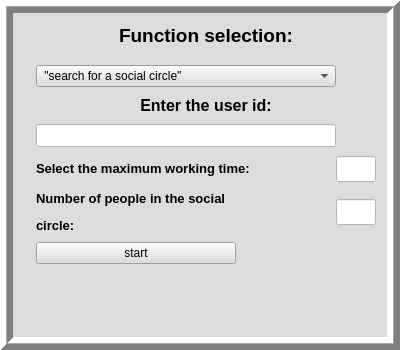
                 <widget class="QFrame" name="frame__vk_2_func_2">
                  <property name="sizePolicy">
                   <sizepolicy hsizetype="Maximum" vsizetype="Maximum">
                    <horstretch>0</horstretch>
                    <verstretch>0</verstretch>
                   </sizepolicy>
                  </property>
                  <property name="minimumSize">
                   <size>
                    <width>400</width>
                    <height>350</height>
                   </size>
                  </property>
                  <property name="maximumSize">
                   <size>
                    <width>420</width>
                    <height>350</height>
                   </size>
                  </property>
                  <property name="palette">
                   <palette>
                    <active>
                     <colorrole role="WindowText">
                      <brush brushstyle="SolidPattern">
                       <color alpha="255">
                        <red>0</red>
                        <green>0</green>
                        <blue>0</blue>
                       </color>
                      </brush>
                     </colorrole>
                     <colorrole role="Button">
                      <brush brushstyle="SolidPattern">
                       <color alpha="255">
                        <red>220</red>
                        <green>220</green>
                        <blue>220</blue>
                       </color>
                      </brush>
                     </colorrole>
                     <colorrole role="Light">
                      <brush brushstyle="SolidPattern">
                       <color alpha="255">
                        <red>255</red>
                        <green>255</green>
                        <blue>255</blue>
                       </color>
                      </brush>
                     </colorrole>
                     <colorrole role="Midlight">
                      <brush brushstyle="SolidPattern">
                       <color alpha="255">
                        <red>255</red>
                        <green>255</green>
                        <blue>255</blue>
                       </color>
                      </brush>
                     </colorrole>
                     <colorrole role="Dark">
                      <brush brushstyle="SolidPattern">
                       <color alpha="255">
                        <red>127</red>
                        <green>127</green>
                        <blue>127</blue>
                       </color>
                      </brush>
                     </colorrole>
                     <colorrole role="Mid">
                      <brush brushstyle="SolidPattern">
                       <color alpha="255">
                        <red>170</red>
                        <green>170</green>
                        <blue>170</blue>
                       </color>
                      </brush>
                     </colorrole>
                     <colorrole role="Text">
                      <brush brushstyle="SolidPattern">
                       <color alpha="255">
                        <red>0</red>
                        <green>0</green>
                        <blue>0</blue>
                       </color>
                      </brush>
                     </colorrole>
                     <colorrole role="BrightText">
                      <brush brushstyle="SolidPattern">
                       <color alpha="255">
                        <red>255</red>
                        <green>255</green>
                        <blue>255</blue>
                       </color>
                      </brush>
                     </colorrole>
                     <colorrole role="ButtonText">
                      <brush brushstyle="SolidPattern">
                       <color alpha="255">
                        <red>0</red>
                        <green>0</green>
                        <blue>0</blue>
                       </color>
                      </brush>
                     </colorrole>
                     <colorrole role="Base">
                      <brush brushstyle="SolidPattern">
                       <color alpha="255">
                        <red>220</red>
                        <green>220</green>
                        <blue>220</blue>
                       </color>
                      </brush>
                     </colorrole>
                     <colorrole role="Window">
                      <brush brushstyle="SolidPattern">
                       <color alpha="255">
                        <red>220</red>
                        <green>220</green>
                        <blue>220</blue>
                       </color>
                      </brush>
                     </colorrole>
                     <colorrole role="Shadow">
                      <brush brushstyle="SolidPattern">
                       <color alpha="255">
                        <red>0</red>
                        <green>0</green>
                        <blue>0</blue>
                       </color>
                      </brush>
                     </colorrole>
                     <colorrole role="AlternateBase">
                      <brush brushstyle="SolidPattern">
                       <color alpha="255">
                        <red>255</red>
                        <green>255</green>
                        <blue>255</blue>
                       </color>
                      </brush>
                     </colorrole>
                     <colorrole role="ToolTipBase">
                      <brush brushstyle="SolidPattern">
                       <color alpha="255">
                        <red>255</red>
                        <green>255</green>
                        <blue>220</blue>
                       </color>
                      </brush>
                     </colorrole>
                     <colorrole role="ToolTipText">
                      <brush brushstyle="SolidPattern">
                       <color alpha="255">
                        <red>0</red>
                        <green>0</green>
                        <blue>0</blue>
                       </color>
                      </brush>
                     </colorrole>
                     <colorrole role="PlaceholderText">
                      <brush brushstyle="SolidPattern">
                       <color alpha="128">
                        <red>0</red>
                        <green>0</green>
                        <blue>0</blue>
                       </color>
                      </brush>
                     </colorrole>
                    </active>
                    <inactive>
                     <colorrole role="WindowText">
                      <brush brushstyle="SolidPattern">
                       <color alpha="255">
                        <red>0</red>
                        <green>0</green>
                        <blue>0</blue>
                       </color>
                      </brush>
                     </colorrole>
                     <colorrole role="Button">
                      <brush brushstyle="SolidPattern">
                       <color alpha="255">
                        <red>220</red>
                        <green>220</green>
                        <blue>220</blue>
                       </color>
                      </brush>
                     </colorrole>
                     <colorrole role="Light">
                      <brush brushstyle="SolidPattern">
                       <color alpha="255">
                        <red>255</red>
                        <green>255</green>
                        <blue>255</blue>
                       </color>
                      </brush>
                     </colorrole>
                     <colorrole role="Midlight">
                      <brush brushstyle="SolidPattern">
                       <color alpha="255">
                        <red>255</red>
                        <green>255</green>
                        <blue>255</blue>
                       </color>
                      </brush>
                     </colorrole>
                     <colorrole role="Dark">
                      <brush brushstyle="SolidPattern">
                       <color alpha="255">
                        <red>127</red>
                        <green>127</green>
                        <blue>127</blue>
                       </color>
                      </brush>
                     </colorrole>
                     <colorrole role="Mid">
                      <brush brushstyle="SolidPattern">
                       <color alpha="255">
                        <red>170</red>
                        <green>170</green>
                        <blue>170</blue>
                       </color>
                      </brush>
                     </colorrole>
                     <colorrole role="Text">
                      <brush brushstyle="SolidPattern">
                       <color alpha="255">
                        <red>0</red>
                        <green>0</green>
                        <blue>0</blue>
                       </color>
                      </brush>
                     </colorrole>
                     <colorrole role="BrightText">
                      <brush brushstyle="SolidPattern">
                       <color alpha="255">
                        <red>255</red>
                        <green>255</green>
                        <blue>255</blue>
                       </color>
                      </brush>
                     </colorrole>
                     <colorrole role="ButtonText">
                      <brush brushstyle="SolidPattern">
                       <color alpha="255">
                        <red>0</red>
                        <green>0</green>
                        <blue>0</blue>
                       </color>
                      </brush>
                     </colorrole>
                     <colorrole role="Base">
                      <brush brushstyle="SolidPattern">
                       <color alpha="255">
                        <red>220</red>
                        <green>220</green>
                        <blue>220</blue>
                       </color>
                      </brush>
                     </colorrole>
                     <colorrole role="Window">
                      <brush brushstyle="SolidPattern">
                       <color alpha="255">
                        <red>220</red>
                        <green>220</green>
                        <blue>220</blue>
                       </color>
                      </brush>
                     </colorrole>
                     <colorrole role="Shadow">
                      <brush brushstyle="SolidPattern">
                       <color alpha="255">
                        <red>0</red>
                        <green>0</green>
                        <blue>0</blue>
                       </color>
                      </brush>
                     </colorrole>
                     <colorrole role="AlternateBase">
                      <brush brushstyle="SolidPattern">
                       <color alpha="255">
                        <red>255</red>
                        <green>255</green>
                        <blue>255</blue>
                       </color>
                      </brush>
                     </colorrole>
                     <colorrole role="ToolTipBase">
                      <brush brushstyle="SolidPattern">
                       <color alpha="255">
                        <red>255</red>
                        <green>255</green>
                        <blue>220</blue>
                       </color>
                      </brush>
                     </colorrole>
                     <colorrole role="ToolTipText">
                      <brush brushstyle="SolidPattern">
                       <color alpha="255">
                        <red>0</red>
                        <green>0</green>
                        <blue>0</blue>
                       </color>
                      </brush>
                     </colorrole>
                     <colorrole role="PlaceholderText">
                      <brush brushstyle="SolidPattern">
                       <color alpha="128">
                        <red>0</red>
                        <green>0</green>
                        <blue>0</blue>
                       </color>
                      </brush>
                     </colorrole>
                    </inactive>
                    <disabled>
                     <colorrole role="WindowText">
                      <brush brushstyle="SolidPattern">
                       <color alpha="255">
                        <red>127</red>
                        <green>127</green>
                        <blue>127</blue>
                       </color>
                      </brush>
                     </colorrole>
                     <colorrole role="Button">
                      <brush brushstyle="SolidPattern">
                       <color alpha="255">
                        <red>220</red>
                        <green>220</green>
                        <blue>220</blue>
                       </color>
                      </brush>
                     </colorrole>
                     <colorrole role="Light">
                      <brush brushstyle="SolidPattern">
                       <color alpha="255">
                        <red>255</red>
                        <green>255</green>
                        <blue>255</blue>
                       </color>
                      </brush>
                     </colorrole>
                     <colorrole role="Midlight">
                      <brush brushstyle="SolidPattern">
                       <color alpha="255">
                        <red>255</red>
                        <green>255</green>
                        <blue>255</blue>
                       </color>
                      </brush>
                     </colorrole>
                     <colorrole role="Dark">
                      <brush brushstyle="SolidPattern">
                       <color alpha="255">
                        <red>127</red>
                        <green>127</green>
                        <blue>127</blue>
                       </color>
                      </brush>
                     </colorrole>
                     <colorrole role="Mid">
                      <brush brushstyle="SolidPattern">
                       <color alpha="255">
                        <red>170</red>
                        <green>170</green>
                        <blue>170</blue>
                       </color>
                      </brush>
                     </colorrole>
                     <colorrole role="Text">
                      <brush brushstyle="SolidPattern">
                       <color alpha="255">
                        <red>127</red>
                        <green>127</green>
                        <blue>127</blue>
                       </color>
                      </brush>
                     </colorrole>
                     <colorrole role="BrightText">
                      <brush brushstyle="SolidPattern">
                       <color alpha="255">
                        <red>255</red>
                        <green>255</green>
                        <blue>255</blue>
                       </color>
                      </brush>
                     </colorrole>
                     <colorrole role="ButtonText">
                      <brush brushstyle="SolidPattern">
                       <color alpha="255">
                        <red>127</red>
                        <green>127</green>
                        <blue>127</blue>
                       </color>
                      </brush>
                     </colorrole>
                     <colorrole role="Base">
                      <brush brushstyle="SolidPattern">
                       <color alpha="255">
                        <red>220</red>
                        <green>220</green>
                        <blue>220</blue>
                       </color>
                      </brush>
                     </colorrole>
                     <colorrole role="Window">
                      <brush brushstyle="SolidPattern">
                       <color alpha="255">
                        <red>220</red>
                        <green>220</green>
                        <blue>220</blue>
                       </color>
                      </brush>
                     </colorrole>
                     <colorrole role="Shadow">
                      <brush brushstyle="SolidPattern">
                       <color alpha="255">
                        <red>0</red>
                        <green>0</green>
                        <blue>0</blue>
                       </color>
                      </brush>
                     </colorrole>
                     <colorrole role="AlternateBase">
                      <brush brushstyle="SolidPattern">
                       <color alpha="255">
                        <red>255</red>
                        <green>255</green>
                        <blue>255</blue>
                       </color>
                      </brush>
                     </colorrole>
                     <colorrole role="ToolTipBase">
                      <brush brushstyle="SolidPattern">
                       <color alpha="255">
                        <red>255</red>
                        <green>255</green>
                        <blue>220</blue>
                       </color>
                      </brush>
                     </colorrole>
                     <colorrole role="ToolTipText">
                      <brush brushstyle="SolidPattern">
                       <color alpha="255">
                        <red>0</red>
                        <green>0</green>
                        <blue>0</blue>
                       </color>
                      </brush>
                     </colorrole>
                     <colorrole role="PlaceholderText">
                      <brush brushstyle="SolidPattern">
                       <color alpha="128">
                        <red>0</red>
                        <green>0</green>
                        <blue>0</blue>
                       </color>
                      </brush>
                     </colorrole>
                    </disabled>
                   </palette>
                  </property>
                  <property name="styleSheet">
                   <string notr="true">backgrond-color:rgb(170, 170, 170)</string>
                  </property>
                  <property name="frameShape">
                   <enum>QFrame::Box</enum>
                  </property>
                  <property name="frameShadow">
                   <enum>QFrame::Raised</enum>
                  </property>
                  <property name="lineWidth">
                   <number>6</number>
                  </property>
                  <property name="midLineWidth">
                   <number>1</number>
                  </property>
                  <layout class="QHBoxLayout" name="horizontalLayout_6">
                   <item>
                    <layout class="QFormLayout" name="formLayout_2">
                     <property name="horizontalSpacing">
                      <number>12</number>
                     </property>
                     <property name="verticalSpacing">
                      <number>9</number>
                     </property>
                     <property name="bottomMargin">
                      <number>0</number>
                     </property>
                     <item row="0" column="1">
                      <layout class="QHBoxLayout" name="horizontalLayout_9">
                       <item>
                        <widget class="QLabel" name="label_vk_combo_1">
                         <property name="sizePolicy">
                          <sizepolicy hsizetype="Minimum" vsizetype="Minimum">
                           <horstretch>0</horstretch>
                           <verstretch>0</verstretch>
                          </sizepolicy>
                         </property>
                         <property name="maximumSize">
                          <size>
                           <width>400</width>
                           <height>70</height>
                          </size>
                         </property>
                         <property name="text">
                          <string>&lt;html&gt;&lt;head/&gt;&lt;body&gt;&lt;p align=&quot;center&quot;&gt;&lt;span style=&quot; font-size:14pt; font-weight:600;&quot;&gt;Function selection:&lt;/span&gt;&lt;/p&gt;&lt;/body&gt;&lt;/html&gt;</string>
                         </property>
                        </widget>
                       </item>
                      </layout>
                     </item>
                     <item row="1" column="1">
                      <layout class="QHBoxLayout" name="horizontalLayout_11"/>
                     </item>
                     <item row="2" column="1">
                      <layout class="QHBoxLayout" name="horizontalLayout_10">
                       <item>
                        <widget class="QComboBox" name="comboBox_vk">
                         <property name="sizePolicy">
                          <sizepolicy hsizetype="Minimum" vsizetype="Minimum">
                           <horstretch>0</horstretch>
                           <verstretch>0</verstretch>
                          </sizepolicy>
                         </property>
                         <property name="maximumSize">
                          <size>
                           <width>300</width>
                           <height>60</height>
                          </size>
                         </property>
                         <property name="whatsThis">
                          <string>&lt;html&gt;&lt;head/&gt;&lt;body&gt;&lt;p&gt;Выбирай!&lt;/p&gt;&lt;p&gt;&lt;br/&gt;&lt;/p&gt;&lt;/body&gt;&lt;/html&gt;</string>
                         </property>
                         <property name="styleSheet">
                          <string notr="true">
font: 75 14pt &quot;MS Shell Dlg 2&quot;;</string>
                         </property>
                         <property name="editable">
                          <bool>false</bool>
                         </property>
                         <item>
                          <property name="text">
                           <string> &quot;search for a social circle&quot;</string>
                          </property>
                         </item>
                         <item>
                          <property name="text">
                           <string>grouping function</string>
                          </property>
                         </item>
                        </widget>
                       </item>
                      </layout>
                     </item>
                     <item row="4" column="1">
                      <layout class="QHBoxLayout" name="horizontalLayout_12">
                       <item>
                        <widget class="QLineEdit" name="lineEdit_11">
                         <property name="sizePolicy">
                          <sizepolicy hsizetype="Minimum" vsizetype="Minimum">
                           <horstretch>0</horstretch>
                           <verstretch>0</verstretch>
                          </sizepolicy>
                         </property>
                         <property name="maximumSize">
                          <size>
                           <width>300</width>
                           <height>40</height>
                          </size>
                         </property>
                         <property name="font">
                          <font>
                           <pointsize>10</pointsize>
                          </font>
                         </property>
                         <property name="toolTip">
                          <string>&lt;html&gt;&lt;head/&gt;&lt;body&gt;&lt;p&gt;&lt;span style=&quot; font-size:11pt;&quot;&gt;Example:30433589&lt;/span&gt;&lt;/p&gt;&lt;/body&gt;&lt;/html&gt;</string>
                         </property>
                         <property name="styleSheet">
                          <string notr="true">background-color:rgb(255, 255, 255)</string>
                         </property>
                        </widget>
                       </item>
                      </layout>
                     </item>
                     <item row="5" column="1">
                      <layout class="QHBoxLayout" name="horizontalLayout_7">
                       <item>
                        <widget class="QLabel" name="label_vk_combo_3">
                         <property name="sizePolicy">
                          <sizepolicy hsizetype="Minimum" vsizetype="Minimum">
                           <horstretch>0</horstretch>
                           <verstretch>0</verstretch>
                          </sizepolicy>
                         </property>
                         <property name="maximumSize">
                          <size>
                           <width>300</width>
                           <height>50</height>
                          </size>
                         </property>
                         <property name="text">
                          <string>&lt;html&gt;&lt;head/&gt;&lt;body&gt;&lt;p&gt;&lt;span style=&quot; font-size:10pt; font-weight:600;&quot;&gt;Select the maximum working time:&lt;/span&gt;&lt;/p&gt;&lt;/body&gt;&lt;/html&gt;</string>
                         </property>
                        </widget>
                       </item>
                       <item>
                        <widget class="QLineEdit" name="lineEdit_work_time">
                         <property name="sizePolicy">
                          <sizepolicy hsizetype="Maximum" vsizetype="Maximum">
                           <horstretch>0</horstretch>
                           <verstretch>0</verstretch>
                          </sizepolicy>
                         </property>
                         <property name="maximumSize">
                          <size>
                           <width>40</width>
                           <height>16777215</height>
                          </size>
                         </property>
                         <property name="font">
                          <font>
                           <pointsize>11</pointsize>
                          </font>
                         </property>
                         <property name="styleSheet">
                          <string notr="true">background-color:rgb(255, 255, 255)</string>
                         </property>
                        </widget>
                       </item>
                      </layout>
                     </item>
                     <item row="7" column="1">
                      <layout class="QHBoxLayout" name="horizontalLayout_8">
                       <item>
                        <widget class="QPushButton" name="pushButton_vk_combo">
                         <property name="sizePolicy">
                          <sizepolicy hsizetype="Minimum" vsizetype="Minimum">
                           <horstretch>0</horstretch>
                           <verstretch>0</verstretch>
                          </sizepolicy>
                         </property>
                         <property name="maximumSize">
                          <size>
                           <width>200</width>
                           <height>60</height>
                          </size>
                         </property>
                         <property name="toolTip">
                          <string>&lt;html&gt;&lt;head/&gt;&lt;body&gt;&lt;p&gt;&lt;span style=&quot; font-size:11pt;&quot;&gt;when you click on it, &lt;/span&gt;&lt;/p&gt;&lt;p&gt;&lt;span style=&quot; font-size:11pt;&quot;&gt;the function will start&lt;/span&gt;&lt;/p&gt;&lt;/body&gt;&lt;/html&gt;</string>
                         </property>
                         <property name="styleSheet">
                          <string notr="true">font: 75 12pt &quot;MS Shell Dlg 2&quot;;
</string>
                         </property>
                         <property name="text">
                          <string>start</string>
                         </property>
                        </widget>
                       </item>
                      </layout>
                     </item>
                     <item row="6" column="1">
                      <layout class="QHBoxLayout" name="horizontalLayout_22">
                       <item>
                        <widget class="QLabel" name="label_vk_circle">
                         <property name="sizePolicy">
                          <sizepolicy hsizetype="Minimum" vsizetype="Minimum">
                           <horstretch>0</horstretch>
                           <verstretch>0</verstretch>
                          </sizepolicy>
                         </property>
                         <property name="maximumSize">
                          <size>
                           <width>300</width>
                           <height>70</height>
                          </size>
                         </property>
                         <property name="text">
                          <string>&lt;html&gt;&lt;head/&gt;&lt;body&gt;&lt;p&gt;&lt;span style=&quot; font-size:10pt; font-weight:600;&quot;&gt;Number of people in the social &lt;/span&gt;&lt;/p&gt;&lt;p&gt;&lt;span style=&quot; font-size:10pt; font-weight:600;&quot;&gt;circle:&lt;/span&gt;&lt;/p&gt;&lt;/body&gt;&lt;/html&gt;</string>
                         </property>
                        </widget>
                       </item>
                       <item>
                        <widget class="QLineEdit" name="lineEdit_2">
                         <property name="sizePolicy">
                          <sizepolicy hsizetype="Maximum" vsizetype="Maximum">
                           <horstretch>0</horstretch>
                           <verstretch>0</verstretch>
                          </sizepolicy>
                         </property>
                         <property name="maximumSize">
                          <size>
                           <width>40</width>
                           <height>16777215</height>
                          </size>
                         </property>
                         <property name="font">
                          <font>
                           <pointsize>11</pointsize>
                          </font>
                         </property>
                         <property name="styleSheet">
                          <string notr="true">background-color:rgb(255, 255, 255)</string>
                         </property>
                        </widget>
                       </item>
                      </layout>
                     </item>
                     <item row="3" column="1">
                      <widget class="QLabel" name="label_vk_combo_2">
                       <property name="sizePolicy">
                        <sizepolicy hsizetype="Minimum" vsizetype="Minimum">
                         <horstretch>0</horstretch>
                         <verstretch>0</verstretch>
                        </sizepolicy>
                       </property>
                       <property name="maximumSize">
                        <size>
                         <width>400</width>
                         <height>70</height>
                        </size>
                       </property>
                       <property name="text">
                        <string>&lt;html&gt;&lt;head/&gt;&lt;body&gt;&lt;p align=&quot;center&quot;&gt;&lt;span style=&quot; font-size:12pt; font-weight:600;&quot;&gt;Enter the user id:&lt;/span&gt;&lt;/p&gt;&lt;/body&gt;&lt;/html&gt;</string>
                       </property>
                      </widget>
                     </item>
                    </layout>
                   </item>
                  </layout>
                 </widget>
